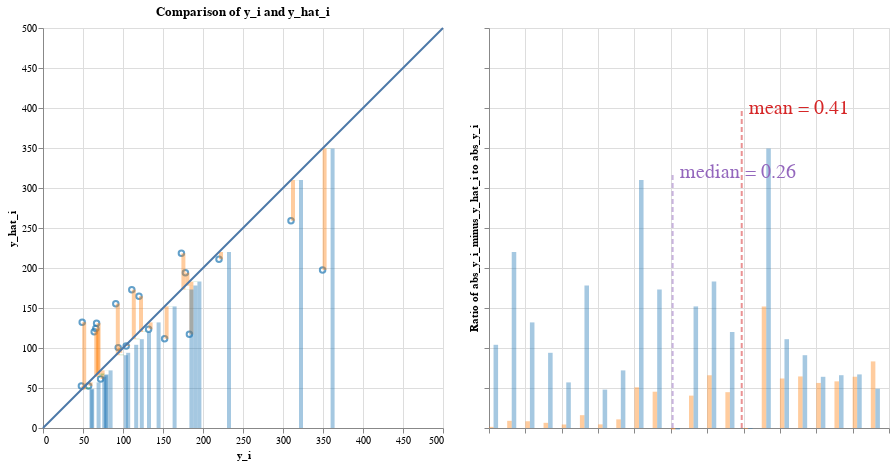

Source (notebook cell):
### Code cell
# mean absolute percentage error

########### BEGIN COMPUTATION GRAPH ##########
## Everything below can be extracted from the abstract syntax tree

EPSILON=1e-1
abs_y_i = np.maximum(y_i, np.full_like(y_i, EPSILON))
ape = abs_y_i_minus_y_hat_i / abs_y_i
mape = np.mean(ape)
data_dict['abs_y_i'] = abs_y_i
data_dict['ape'] = ape
data_dict['mape'] = mape
print("mape is ", mape)

mean = ComputationNode('mean', None, 'mean', input_data=['ape'], output_data='mape')
ape_node = ComputationNode('ape', mean, 'vector_ratio', input_data=['abs_y_i_node', 'abs_y_i_minus_y_hat_i'], output_data='ape')

abs_y_i_minus_y_hat_i_node = ComputationNode('abs_y_i_minus_y_hat_i', ape_node, 'vector_abs', input_data=['y_i_minus_y_hat_i'], output_data='abs_y_i_minus_y_hat_i')
vector_difference_residuals = ComputationNode('vector_difference_residuals', abs_y_i_minus_y_hat_i_node, 'vector_diff', input_data=['y_i', 'y_hat_i'], output_data='y_i_minus_y_hat_i')
y_i_res_node = ComputationNode('literal_yi_res', vector_difference_residuals, 'vector', output_data='y_i')
y_hat_node = ComputationNode('literal_yhat', vector_difference_residuals, 'vector', output_data='y_hat_i')

abs_y_i_node = ComputationNode('abs_y_i', ape_node, 'vector_abs', input_data=['y_i'], output_data='abs_y_i')
y_i_den_node = ComputationNode('literal_yi_den', abs_y_i_node, 'vector', output_data='y_i')

parser = ComputationTreeParser(mean)
parser.visualizeDFG()
vis_containers = parser.visualization_containers
########### END COMPUTATION GRAPH ##########

r = AltairRenderer(vis_containers, data_dict, input_vars=input_vars)
charts = r.convert_to_charts()

charts.display()

### Figure 1 — Vega-Lite specification as saved in the notebook (floating-point values rounded to 4 significant figures)
{"config": {"view": {"continuousWidth": 300, "continuousHeight": 300}}, "hconcat": [{"layer": [{"data": {"name": "data-cfbf2f8d8ce131fe7583ebfa78a6fa7a"}, "mark": {"type": "point"}, "encoding": {"color": {"condition": {"param": "param_5", "empty": false, "value": "yellow"}, "field": "color", "legend": null, "scale": {"scheme": "category10"}, "type": "nominal"}, "tooltip": [{"field": "age", "type": "quantitative"}, {"field": "bmi", "type": "quantitative"}, {"field": "bp", "type": "quantitative"}, {"field": "glu", "type": "quantitative"}, {"field": "hdl", "type": "quantitative"}, {"field": "id", "type": "quantitative"}, {"field": "ldl", "type": "quantitative"}, {"field": "ltg", "type": "quantitative"}, {"field": "sex", "type": "quantitative"}, {"field": "tc", "type": "quantitative"}, {"field": "tch", "type": "quantitative"}, {"field": "y_hat_i", "type": "quantitative"}, {"field": "y_i", "type": "quantitative"}], "x": {"axis": {"title": "y_i"}, "field": "x", "scale": {"domain": [0, 500]}, "type": "quantitative"}, "y": {"axis": {"title": "y_hat_i"}, "field": "y", "scale": {"domain": [0, 500]}, "type": "quantitative"}}, "title": "Comparison of y_i and y_hat_i"}, {"data": {"name": "data-e91bd49ab8f43db4c9dd986649a8f3d6"}, "mark": {"type": "rect", "opacity": 0.4}, "encoding": {"color": {"condition": {"param": "param_5", "empty": false, "value": "yellow"}, "field": "color-ratio", "legend": null, "scale": {"scheme": "category10"}, "type": "nominal"}, "x": {"field": "x-ratio", "scale": {"domain": [0, 500]}, "type": "quantitative"}, "x2": {"field": "x2-ratio"}, "y": {"field": "y-ratio", "scale": {"domain": [0, 500]}, "type": "quantitative"}, "y2": {"field": "y2-ratio"}}, "name": "view_11", "title": "Comparison of y_i and y_hat_i"}, {"data": {"name": "data-e18c70fdf05de719b9350ab397f3d2c9"}, "mark": {"type": "line"}, "encoding": {"x": {"field": "x", "type": "quantitative"}, "y": {"field": "y", "type": "quantitative"}}}], "height": 400.0, "width": 400.0}, {"layer": [{"data": {"name": "data-c23b86c7392864686220541c31c27c06"}, "mark": {"type": "rect", "opacity": 0.4}, "encoding": {"color": {"condition": {"param": "param_5", "empty": false, "value": "yellow"}, "field": "color-ratio", "legend": null, "scale": {"scheme": "category10"}, "type": "nominal"}, "x": {"axis": {"labels": false, "title": ""}, "field": "x-ratio", "type": "quantitative"}, "x2": {"field": "x2-ratio"}, "y": {"axis": {"labels": false, "title": "Ratio of abs_y_i_minus_y_hat_i to abs_y_i"}, "field": "y-ratio", "scale": {"domain": [0, 500]}, "type": "quantitative"}, "y2": {"field": "y2-ratio"}}, "name": "view_12", "title": ""}, {"data": {"name": "data-19979701fa187d85091e386883aaf85b"}, "mark": {"type": "line", "opacity": 0.5, "strokeDash": [5, 3], "strokeWidth": 2}, "encoding": {"color": {"field": "color", "legend": null, "scale": {"scheme": "category10"}, "type": "nominal"}, "x": {"field": "x", "type": "quantitative"}, "y": {"field": "y", "type": "quantitative"}}}, {"data": {"name": "data-19979701fa187d85091e386883aaf85b"}, "mark": {"type": "text", "align": "left", "baseline": "middle", "dx": 7, "fontSize": 20}, "encoding": {"color": {"field": "color", "legend": null, "scale": {"scheme": "category10"}, "type": "nominal"}, "text": {"value": "mean = 0.41"}, "x": {"field": "x", "type": "quantitative"}, "y": {"field": "y", "type": "quantitative"}}, "transform": [{"filter": "(datum.y > 0)"}]}, {"data": {"name": "data-b38c351dfa418d37263b51cb432adac3"}, "mark": {"type": "line", "opacity": 0.5, "strokeDash": [5, 3], "strokeWidth": 2}, "encoding": {"color": {"field": "color", "legend": null, "scale": {"scheme": "category10"}, "type": "nominal"}, "x": {"field": "x", "type": "quantitative"}, "y": {"field": "y", "type": "quantitative"}}}, {"data": {"name": "data-b38c351dfa418d37263b51cb432adac3"}, "mark": {"type": "text", "align": "left", "baseline": "middle", "dx": 7, "fontSize": 20}, "encoding": {"color": {"field": "color", "legend": null, "scale": {"scheme": "category10"}, "type": "nominal"}, "text": {"value": "median = 0.26"}, "x": {"field": "x", "type": "quantitative"}, "y": {"field": "y", "type": "quantitative"}}, "transform": [{"filter": "(datum.y > 0)"}]}], "height": 400.0, "width": 400.0}], "params": [{"name": "param_5", "select": {"type": "point", "fields": ["id"], "on": "mouseover"}, "views": ["view_11", "view_12"]}], "$schema": "https://vega.github.io/schema/vega-lite/v5.16.3.json", "datasets": {"data-cfbf2f8d8ce131fe7583ebfa78a6fa7a": [{"linediff": 151.9, "color": "abs_y_i", "x": 349.5, "y": 197.6, "abs_y_i_minus_y_hat_i": 151.9, "ape": 0.4346, "color-ape": "ape", "abs_y_i": 349.5, "id": 0, "y_i": 349.5, "y_hat_i": 197.6, "age": -0.07817, "sex": 0.05068, "bmi": 0.07786, "bp": 0.05286, "tc": 0.07824, "ldl": 0.06445, "hdl": 0.02655, "tch": -0.002592, "ltg": 0.04067, "glu": -0.009362}, {"linediff": -64.44, "color": "abs_y_i", "x": 91.0, "y": 155.4, "abs_y_i_minus_y_hat_i": 64.44, "ape": 0.7081, "color-ape": "ape", "abs_y_i": 91.0, "id": 1, "y_i": 91.0, "y_hat_i": 155.4, "age": 0.009016, "sex": 0.05068, "bmi": -0.03962, "bp": 0.02876, "tc": 0.03833, "ldl": 0.07353, "hdl": -0.07285, "tch": 0.1081, "ltg": 0.01557, "glu": -0.04664}, {"linediff": -61.89, "color": "abs_y_i", "x": 111.0, "y": 172.9, "abs_y_i_minus_y_hat_i": 61.89, "ape": 0.5576, "color-ape": "ape", "abs_y_i": 111.0, "id": 2, "y_i": 111.0, "y_hat_i": 172.9, "age": 0.001751, "sex": 0.05068, "bmi": 0.01104, "bp": -0.01944, "tc": -0.0167, "ldl": -0.003819, "hdl": -0.04708, "tch": 0.03431, "ltg": 0.02406, "glu": 0.02377}, {"linediff": 40.47, "color": "abs_y_i", "x": 152.0, "y": 111.5, "abs_y_i_minus_y_hat_i": 40.47, "ape": 0.2662, "color-ape": "ape", "abs_y_i": 152.0, "id": 3, "y_i": 152.0, "y_hat_i": 111.5, "age": -0.07817, "sex": -0.04464, "bmi": -0.0407, "bp": -0.08141, "tc": -0.1006, "ldl": -0.1128, "hdl": 0.02287, "tch": -0.07639, "ltg": -0.02029, "glu": -0.05078}, {"linediff": -44.79, "color": "abs_y_i", "x": 120.0, "y": 164.8, "abs_y_i_minus_y_hat_i": 44.79, "ape": 0.3733, "color-ape": "ape", "abs_y_i": 120.0, "id": 4, "y_i": 120.0, "y_hat_i": 164.8, "age": 0.03081, "sex": 0.05068, "bmi": -0.03423, "bp": 0.04367, "tc": 0.0576, "ldl": 0.06883, "hdl": -0.03236, "tch": 0.05756, "ltg": 0.03546, "glu": 0.08591}, {"linediff": -64.07, "color": "abs_y_i", "x": 67.0, "y": 131.1, "abs_y_i_minus_y_hat_i": 64.07, "ape": 0.9562, "color-ape": "ape", "abs_y_i": 67.0, "id": 5, "y_i": 67.0, "y_hat_i": 131.1, "age": -0.03457, "sex": 0.05068, "bmi": 0.00565, "bp": -0.00567, "tc": -0.07312, "ldl": -0.06269, "hdl": -0.006584, "tch": -0.03949, "ltg": -0.04542, "glu": 0.03206}, {"linediff": 50.88, "color": "abs_y_i", "x": 310.0, "y": 259.1, "abs_y_i_minus_y_hat_i": 50.88, "ape": 0.1641, "color-ape": "ape", "abs_y_i": 310.0, "id": 6, "y_i": 310.0, "y_hat_i": 259.1, "age": 0.04897, "sex": 0.05068, "bmi": 0.08864, "bp": 0.08729, "tc": 0.03558, "ldl": 0.02155, "hdl": -0.02499, "tch": 0.03431, "ltg": 0.06605, "glu": 0.1315}, {"linediff": -6.479, "color": "abs_y_i", "x": 94.0, "y": 100.5, "abs_y_i_minus_y_hat_i": 6.479, "ape": 0.06892, "color-ape": "ape", "abs_y_i": 94.0, "id": 7, "y_i": 94.0, "y_hat_i": 100.5, "age": -0.04184, "sex": -0.04464, "bmi": -0.03315, "bp": -0.02288, "tc": 0.04659, "ldl": 0.04159, "hdl": 0.056, "tch": -0.02473, "ltg": -0.02595, "glu": -0.03836}, {"linediff": 65.94, "color": "abs_y_i", "x": 183.0, "y": 117.1, "abs_y_i_minus_y_hat_i": 65.94, "ape": 0.3603, "color-ape": "ape", "abs_y_i": 183.0, "id": 8, "y_i": 183.0, "y_hat_i": 117.1, "age": -0.009147, "sex": -0.04464, "bmi": -0.05686, "bp": -0.05043, "tc": 0.02182, "ldl": 0.04535, "hdl": -0.02867, "tch": 0.03431, "ltg": -0.009919, "glu": -0.01765}, {"linediff": -58.3, "color": "abs_y_i", "x": 66.0, "y": 124.3, "abs_y_i_minus_y_hat_i": 58.3, "ape": 0.8834, "color-ape": "ape", "abs_y_i": 66.0, "id": 9, "y_i": 66.0, "y_hat_i": 124.3, "age": 0.07077, "sex": 0.05068, "bmi": -0.031, "bp": 0.02187, "tc": -0.03734, "ldl": -0.04703, "hdl": 0.03391, "tch": -0.03949, "ltg": -0.01496, "glu": -0.001078}, {"linediff": -45.37, "color": "abs_y_i", "x": 173.0, "y": 218.4, "abs_y_i_minus_y_hat_i": 45.37, "ape": 0.2622, "color-ape": "ape", "abs_y_i": 173.0, "id": 10, "y_i": 173.0, "y_hat_i": 218.4, "age": 0.009016, "sex": -0.04464, "bmi": 0.05523, "bp": -0.00567, "tc": 0.0576, "ldl": 0.04472, "hdl": -0.002903, "tch": 0.02324, "ltg": 0.05569, "glu": 0.1066}, {"linediff": 10.8, "color": "abs_y_i", "x": 72.0, "y": 61.2, "abs_y_i_minus_y_hat_i": 10.8, "ape": 0.1501, "color-ape": "ape", "abs_y_i": 72.0, "id": 11, "y_i": 72.0, "y_hat_i": 61.2, "age": -0.02731, "sex": -0.04464, "bmi": -0.0601, "bp": -0.02977, "tc": 0.04659, "ldl": 0.01998, "hdl": 0.1223, "tch": -0.03949, "ltg": -0.0514, "glu": -0.009362}, {"linediff": -83.25, "color": "abs_y_i", "x": 49.0, "y": 132.2, "abs_y_i_minus_y_hat_i": 83.25, "ape": 1.699, "color-ape": "ape", "abs_y_i": 49.0, "id": 12, "y_i": 49.0, "y_hat_i": 132.2, "age": 0.01628, "sex": -0.04464, "bmi": 0.001339, "bp": 0.008101, "tc": 0.005311, "ldl": 0.0109, "hdl": 0.03023, "tch": -0.03949, "ltg": -0.04542, "glu": 0.03206}, {"linediff": -56.33, "color": "abs_y_i", "x": 64.0, "y": 120.3, "abs_y_i_minus_y_hat_i": 56.33, "ape": 0.8802, "color-ape": "ape", "abs_y_i": 64.0, "id": 13, "y_i": 64.0, "y_hat_i": 120.3, "age": -0.01278, "sex": -0.04464, "bmi": -0.02345, "bp": -0.0401, "tc": -0.0167, "ldl": 0.004636, "hdl": -0.01763, "tch": -0.002592, "ltg": -0.03846, "glu": -0.03836}, {"linediff": -4.545, "color": "abs_y_i", "x": 48.0, "y": 52.55, "abs_y_i_minus_y_hat_i": 4.545, "ape": 0.09469, "color-ape": "ape", "abs_y_i": 48.0, "id": 14, "y_i": 48.0, "y_hat_i": 52.55, "age": -0.05637, "sex": -0.04464, "bmi": -0.07411, "bp": -0.05043, "tc": -0.02496, "ldl": -0.04703, "hdl": 0.09282, "tch": -0.07639, "ltg": -0.06118, "glu": -0.04664}, {"linediff": -16.04, "color": "abs_y_i", "x": 178.0, "y": 194.0, "abs_y_i_minus_y_hat_i": 16.04, "ape": 0.0901, "color-ape": "ape", "abs_y_i": 178.0, "id": 15, "y_i": 178.0, "y_hat_i": 194.0, "age": 0.04171, "sex": 0.05068, "bmi": 0.01966, "bp": 0.05974, "tc": -0.005697, "ldl": -0.002566, "hdl": -0.02867, "tch": -0.002592, "ltg": 0.03119, "glu": 0.007207}, {"linediff": 1.424, "color": "abs_y_i", "x": 104.0, "y": 102.6, "abs_y_i_minus_y_hat_i": 1.424, "ape": 0.0137, "color-ape": "ape", "abs_y_i": 104.0, "id": 16, "y_i": 104.0, "y_hat_i": 102.6, "age": -0.005515, "sex": 0.05068, "bmi": -0.01591, "bp": -0.06764, "tc": 0.04934, "ldl": 0.07917, "hdl": -0.02867, "tch": 0.03431, "ltg": -0.01811, "glu": 0.04449}, {"linediff": 8.432, "color": "abs_y_i", "x": 132.0, "y": 123.6, "abs_y_i_minus_y_hat_i": 8.432, "ape": 0.06388, "color-ape": "ape", "abs_y_i": 132.0, "id": 17, "y_i": 132.0, "y_hat_i": 123.6, "age": 0.04171, "sex": 0.05068, "bmi": -0.01591, "bp": 0.01729, "tc": -0.03734, "ldl": -0.01384, "hdl": -0.02499, "tch": -0.01108, "ltg": -0.04688, "glu": 0.01549}, {"linediff": 8.965, "color": "abs_y_i", "x": 220.0, "y": 211.0, "abs_y_i_minus_y_hat_i": 8.965, "ape": 0.04075, "color-ape": "ape", "abs_y_i": 220.0, "id": 18, "y_i": 220.0, "y_hat_i": 211.0, "age": -0.04547, "sex": -0.04464, "bmi": 0.03906, "bp": 0.001215, "tc": 0.01632, "ldl": 0.01528, "hdl": -0.02867, "tch": 0.02656, "ltg": 0.04453, "glu": -0.02593}, {"linediff": 4.398, "color": "abs_y_i", "x": 57.0, "y": 52.6, "abs_y_i_minus_y_hat_i": 4.398, "ape": 0.07715, "color-ape": "ape", "abs_y_i": 57.0, "id": 19, "y_i": 57.0, "y_hat_i": 52.6, "age": -0.04547, "sex": -0.04464, "bmi": -0.07303, "bp": -0.08141, "tc": 0.08374, "ldl": 0.02781, "hdl": 0.1738, "tch": -0.03949, "ltg": -0.004222, "glu": 0.003064}], "data-e91bd49ab8f43db4c9dd986649a8f3d6": [{"x-ratio": 349.5, "x2-ratio": 354.5, "y-ratio": 349.5, "y2-ratio": 197.6, "color-ratio": "abs_y_i_minus_y_hat_i", "id": 0}, {"x-ratio": 91.0, "x2-ratio": 96.0, "y-ratio": 91.0, "y2-ratio": 155.4, "color-ratio": "abs_y_i_minus_y_hat_i", "id": 1}, {"x-ratio": 111.0, "x2-ratio": 116.0, "y-ratio": 111.0, "y2-ratio": 172.9, "color-ratio": "abs_y_i_minus_y_hat_i", "id": 2}, {"x-ratio": 152.0, "x2-ratio": 157.0, "y-ratio": 152.0, "y2-ratio": 111.5, "color-ratio": "abs_y_i_minus_y_hat_i", "id": 3}, {"x-ratio": 120.0, "x2-ratio": 125.0, "y-ratio": 120.0, "y2-ratio": 164.8, "color-ratio": "abs_y_i_minus_y_hat_i", "id": 4}, {"x-ratio": 67.0, "x2-ratio": 72.0, "y-ratio": 67.0, "y2-ratio": 131.1, "color-ratio": "abs_y_i_minus_y_hat_i", "id": 5}, {"x-ratio": 310.0, "x2-ratio": 315.0, "y-ratio": 310.0, "y2-ratio": 259.1, "color-ratio": "abs_y_i_minus_y_hat_i", "id": 6}, {"x-ratio": 94.0, "x2-ratio": 99.0, "y-ratio": 94.0, "y2-ratio": 100.5, "color-ratio": "abs_y_i_minus_y_hat_i", "id": 7}, {"x-ratio": 183.0, "x2-ratio": 188.0, "y-ratio": 183.0, "y2-ratio": 117.1, "color-ratio": "abs_y_i_minus_y_hat_i", "id": 8}, {"x-ratio": 66.0, "x2-ratio": 71.0, "y-ratio": 66.0, "y2-ratio": 124.3, "color-ratio": "abs_y_i_minus_y_hat_i", "id": 9}, {"x-ratio": 173.0, "x2-ratio": 178.0, "y-ratio": 173.0, "y2-ratio": 218.4, "color-ratio": "abs_y_i_minus_y_hat_i", "id": 10}, {"x-ratio": 72.0, "x2-ratio": 77.0, "y-ratio": 72.0, "y2-ratio": 61.2, "color-ratio": "abs_y_i_minus_y_hat_i", "id": 11}, {"x-ratio": 49.0, "x2-ratio": 54.0, "y-ratio": 49.0, "y2-ratio": 132.2, "color-ratio": "abs_y_i_minus_y_hat_i", "id": 12}, {"x-ratio": 64.0, "x2-ratio": 69.0, "y-ratio": 64.0, "y2-ratio": 120.3, "color-ratio": "abs_y_i_minus_y_hat_i", "id": 13}, {"x-ratio": 48.0, "x2-ratio": 53.0, "y-ratio": 48.0, "y2-ratio": 52.55, "color-ratio": "abs_y_i_minus_y_hat_i", "id": 14}, {"x-ratio": 178.0, "x2-ratio": 183.0, "y-ratio": 178.0, "y2-ratio": 194.0, "color-ratio": "abs_y_i_minus_y_hat_i", "id": 15}, {"x-ratio": 104.0, "x2-ratio": 109.0, "y-ratio": 104.0, "y2-ratio": 102.6, "color-ratio": "abs_y_i_minus_y_hat_i", "id": 16}, {"x-ratio": 132.0, "x2-ratio": 137.0, "y-ratio": 132.0, "y2-ratio": 123.6, "color-ratio": "abs_y_i_minus_y_hat_i", "id": 17}, {"x-ratio": 220.0, "x2-ratio": 225.0, "y-ratio": 220.0, "y2-ratio": 211.0, "color-ratio": "abs_y_i_minus_y_hat_i", "id": 18}, {"x-ratio": 57.0, "x2-ratio": 62.0, "y-ratio": 57.0, "y2-ratio": 52.6, "color-ratio": "abs_y_i_minus_y_hat_i", "id": 19}, {"x-ratio": 354.5, "x2-ratio": 359.5, "y-ratio": 349.5, "y2-ratio": 349.1, "color-ratio": "ape", "id": 0}, {"x-ratio": 96.0, "x2-ratio": 101.0, "y-ratio": 91.0, "y2-ratio": 91.71, "color-ratio": "ape", "id": 1}, {"x-ratio": 116.0, "x2-ratio": 121.0, "y-ratio": 111.0, "y2-ratio": 111.6, "color-ratio": "ape", "id": 2}, {"x-ratio": 157.0, "x2-ratio": 162.0, "y-ratio": 152.0, "y2-ratio": 151.7, "color-ratio": "ape", "id": 3}, {"x-ratio": 125.0, "x2-ratio": 130.0, "y-ratio": 120.0, "y2-ratio": 120.4, "color-ratio": "ape", "id": 4}, {"x-ratio": 72.0, "x2-ratio": 77.0, "y-ratio": 67.0, "y2-ratio": 67.96, "color-ratio": "ape", "id": 5}, {"x-ratio": 315.0, "x2-ratio": 320.0, "y-ratio": 310.0, "y2-ratio": 309.8, "color-ratio": "ape", "id": 6}, {"x-ratio": 99.0, "x2-ratio": 104.0, "y-ratio": 94.0, "y2-ratio": 94.07, "color-ratio": "ape", "id": 7}, {"x-ratio": 188.0, "x2-ratio": 193.0, "y-ratio": 183.0, "y2-ratio": 182.6, "color-ratio": "ape", "id": 8}, {"x-ratio": 71.0, "x2-ratio": 76.0, "y-ratio": 66.0, "y2-ratio": 66.88, "color-ratio": "ape", "id": 9}, {"x-ratio": 178.0, "x2-ratio": 183.0, "y-ratio": 173.0, "y2-ratio": 173.3, "color-ratio": "ape", "id": 10}, {"x-ratio": 77.0, "x2-ratio": 82.0, "y-ratio": 72.0, "y2-ratio": 71.85, "color-ratio": "ape", "id": 11}, {"x-ratio": 54.0, "x2-ratio": 59.0, "y-ratio": 49.0, "y2-ratio": 50.7, "color-ratio": "ape", "id": 12}, {"x-ratio": 69.0, "x2-ratio": 74.0, "y-ratio": 64.0, "y2-ratio": 64.88, "color-ratio": "ape", "id": 13}, {"x-ratio": 53.0, "x2-ratio": 58.0, "y-ratio": 48.0, "y2-ratio": 48.09, "color-ratio": "ape", "id": 14}, {"x-ratio": 183.0, "x2-ratio": 188.0, "y-ratio": 178.0, "y2-ratio": 178.1, "color-ratio": "ape", "id": 15}, {"x-ratio": 109.0, "x2-ratio": 114.0, "y-ratio": 104.0, "y2-ratio": 104.0, "color-ratio": "ape", "id": 16}, {"x-ratio": 137.0, "x2-ratio": 142.0, "y-ratio": 132.0, "y2-ratio": 131.9, "color-ratio": "ape", "id": 17}, {"x-ratio": 225.0, "x2-ratio": 230.0, "y-ratio": 220.0, "y2-ratio": 220.0, "color-ratio": "ape", "id": 18}, {"x-ratio": 62.0, "x2-ratio": 67.0, "y-ratio": 57.0, "y2-ratio": 56.92, "color-ratio": "ape", "id": 19}, {"x-ratio": 359.5, "x2-ratio": 364.5, "y-ratio": 349.5, "y2-ratio": 0.0, "color-ratio": "abs_y_i", "id": 0}, {"x-ratio": 101.0, "x2-ratio": 106.0, "y-ratio": 91.0, "y2-ratio": 0.0, "color-ratio": "abs_y_i", "id": 1}, {"x-ratio": 121.0, "x2-ratio": 126.0, "y-ratio": 111.0, "y2-ratio": 0.0, "color-ratio": "abs_y_i", "id": 2}, {"x-ratio": 162.0, "x2-ratio": 167.0, "y-ratio": 152.0, "y2-ratio": 0.0, "color-ratio": "abs_y_i", "id": 3}, {"x-ratio": 130.0, "x2-ratio": 135.0, "y-ratio": 120.0, "y2-ratio": 0.0, "color-ratio": "abs_y_i", "id": 4}, {"x-ratio": 77.0, "x2-ratio": 82.0, "y-ratio": 67.0, "y2-ratio": 0.0, "color-ratio": "abs_y_i", "id": 5}, {"x-ratio": 320.0, "x2-ratio": 325.0, "y-ratio": 310.0, "y2-ratio": 0.0, "color-ratio": "abs_y_i", "id": 6}, {"x-ratio": 104.0, "x2-ratio": 109.0, "y-ratio": 94.0, "y2-ratio": 0.0, "color-ratio": "abs_y_i", "id": 7}, {"x-ratio": 193.0, "x2-ratio": 198.0, "y-ratio": 183.0, "y2-ratio": 0.0, "color-ratio": "abs_y_i", "id": 8}, {"x-ratio": 76.0, "x2-ratio": 81.0, "y-ratio": 66.0, "y2-ratio": 0.0, "color-ratio": "abs_y_i", "id": 9}, {"x-ratio": 183.0, "x2-ratio": 188.0, "y-ratio": 173.0, "y2-ratio": 0.0, "color-ratio": "abs_y_i", "id": 10}, {"x-ratio": 82.0, "x2-ratio": 87.0, "y-ratio": 72.0, "y2-ratio": 0.0, "color-ratio": "abs_y_i", "id": 11}, {"x-ratio": 59.0, "x2-ratio": 64.0, "y-ratio": 49.0, "y2-ratio": 0.0, "color-ratio": "abs_y_i", "id": 12}, {"x-ratio": 74.0, "x2-ratio": 79.0, "y-ratio": 64.0, "y2-ratio": 0.0, "color-ratio": "abs_y_i", "id": 13}, {"x-ratio": 58.0, "x2-ratio": 63.0, "y-ratio": 48.0, "y2-ratio": 0.0, "color-ratio": "abs_y_i", "id": 14}, {"x-ratio": 188.0, "x2-ratio": 193.0, "y-ratio": 178.0, "y2-ratio": 0.0, "color-ratio": "abs_y_i", "id": 15}, {"x-ratio": 114.0, "x2-ratio": 119.0, "y-ratio": 104.0, "y2-ratio": 0.0, "color-ratio": "abs_y_i", "id": 16}, {"x-ratio": 142.0, "x2-ratio": 147.0, "y-ratio": 132.0, "y2-ratio": 0.0, "color-ratio": "abs_y_i", "id": 17}, {"x-ratio": 230.0, "x2-ratio": 235.0, "y-ratio": 220.0, "y2-ratio": 0.0, "color-ratio": "abs_y_i", "id": 18}, {"x-ratio": 67.0, "x2-ratio": 72.0, "y-ratio": 57.0, "y2-ratio": 0.0, "color-ratio": "abs_y_i", "id": 19}], "data-e18c70fdf05de719b9350ab397f3d2c9": [{"x": 0, "y": 0}, {"x": 500, "y": 500}], "data-c23b86c7392864686220541c31c27c06": [{"x-ratio": 0.0, "y-ratio": 0, "x2-ratio": 0.25, "y2-ratio": 1.424, "color-ratio": "abs_y_i_minus_y_hat_i", "id": 16}, {"x-ratio": 1.0, "y-ratio": 0, "x2-ratio": 1.25, "y2-ratio": 8.965, "color-ratio": "abs_y_i_minus_y_hat_i", "id": 18}, {"x-ratio": 2.0, "y-ratio": 0, "x2-ratio": 2.25, "y2-ratio": 8.432, "color-ratio": "abs_y_i_minus_y_hat_i", "id": 17}, {"x-ratio": 3.0, "y-ratio": 0, "x2-ratio": 3.25, "y2-ratio": 6.479, "color-ratio": "abs_y_i_minus_y_hat_i", "id": 7}, {"x-ratio": 4.0, "y-ratio": 0, "x2-ratio": 4.25, "y2-ratio": 4.398, "color-ratio": "abs_y_i_minus_y_hat_i", "id": 19}, {"x-ratio": 5.0, "y-ratio": 0, "x2-ratio": 5.25, "y2-ratio": 16.04, "color-ratio": "abs_y_i_minus_y_hat_i", "id": 15}, {"x-ratio": 6.0, "y-ratio": 0, "x2-ratio": 6.25, "y2-ratio": 4.545, "color-ratio": "abs_y_i_minus_y_hat_i", "id": 14}, {"x-ratio": 7.0, "y-ratio": 0, "x2-ratio": 7.25, "y2-ratio": 10.8, "color-ratio": "abs_y_i_minus_y_hat_i", "id": 11}, {"x-ratio": 8.0, "y-ratio": 0, "x2-ratio": 8.25, "y2-ratio": 50.88, "color-ratio": "abs_y_i_minus_y_hat_i", "id": 6}, {"x-ratio": 9.0, "y-ratio": 0, "x2-ratio": 9.25, "y2-ratio": 45.37, "color-ratio": "abs_y_i_minus_y_hat_i", "id": 10}, {"x-ratio": 10.0, "y-ratio": 0, "x2-ratio": 10.25, "y2-ratio": -2.0, "color-ratio": "abs_y_i_minus_y_hat_i", "id": 21}, {"x-ratio": 11.0, "y-ratio": 0, "x2-ratio": 11.25, "y2-ratio": 40.47, "color-ratio": "abs_y_i_minus_y_hat_i", "id": 3}, {"x-ratio": 12.0, "y-ratio": 0, "x2-ratio": 12.25, "y2-ratio": 65.94, "color-ratio": "abs_y_i_minus_y_hat_i", "id": 8}, {"x-ratio": 13.0, "y-ratio": 0, "x2-ratio": 13.25, "y2-ratio": 44.79, "color-ratio": "abs_y_i_minus_y_hat_i", "id": 4}, {"x-ratio": 14.0, "y-ratio": 0, "x2-ratio": 14.25, "y2-ratio": -1.0, "color-ratio": "abs_y_i_minus_y_hat_i", "id": 20}, {"x-ratio": 15.0, "y-ratio": 0, "x2-ratio": 15.25, "y2-ratio": 151.9, "color-ratio": "abs_y_i_minus_y_hat_i", "id": 0}, {"x-ratio": 16.0, "y-ratio": 0, "x2-ratio": 16.25, "y2-ratio": 61.89, "color-ratio": "abs_y_i_minus_y_hat_i", "id": 2}, {"x-ratio": 17.0, "y-ratio": 0, "x2-ratio": 17.25, "y2-ratio": 64.44, "color-ratio": "abs_y_i_minus_y_hat_i", "id": 1}, {"x-ratio": 18.0, "y-ratio": 0, "x2-ratio": 18.25, "y2-ratio": 56.33, "color-ratio": "abs_y_i_minus_y_hat_i", "id": 13}, {"x-ratio": 19.0, "y-ratio": 0, "x2-ratio": 19.25, "y2-ratio": 58.3, "color-ratio": "abs_y_i_minus_y_hat_i", "id": 9}, {"x-ratio": 20.0, "y-ratio": 0, "x2-ratio": 20.25, "y2-ratio": 64.07, "color-ratio": "abs_y_i_minus_y_hat_i", "id": 5}, {"x-ratio": 21.0, "y-ratio": 0, "x2-ratio": 21.25, "y2-ratio": 83.25, "color-ratio": "abs_y_i_minus_y_hat_i", "id": 12}, {"x-ratio": 0.25, "y-ratio": 0, "x2-ratio": 0.5, "y2-ratio": 104.0, "color-ratio": "abs_y_i", "id": 16}, {"x-ratio": 1.25, "y-ratio": 0, "x2-ratio": 1.5, "y2-ratio": 220.0, "color-ratio": "abs_y_i", "id": 18}, {"x-ratio": 2.25, "y-ratio": 0, "x2-ratio": 2.5, "y2-ratio": 132.0, "color-ratio": "abs_y_i", "id": 17}, {"x-ratio": 3.25, "y-ratio": 0, "x2-ratio": 3.5, "y2-ratio": 94.0, "color-ratio": "abs_y_i", "id": 7}, {"x-ratio": 4.25, "y-ratio": 0, "x2-ratio": 4.5, "y2-ratio": 57.0, "color-ratio": "abs_y_i", "id": 19}, {"x-ratio": 5.25, "y-ratio": 0, "x2-ratio": 5.5, "y2-ratio": 178.0, "color-ratio": "abs_y_i", "id": 15}, {"x-ratio": 6.25, "y-ratio": 0, "x2-ratio": 6.5, "y2-ratio": 48.0, "color-ratio": "abs_y_i", "id": 14}, {"x-ratio": 7.25, "y-ratio": 0, "x2-ratio": 7.5, "y2-ratio": 72.0, "color-ratio": "abs_y_i", "id": 11}, {"x-ratio": 8.25, "y-ratio": 0, "x2-ratio": 8.5, "y2-ratio": 310.0, "color-ratio": "abs_y_i", "id": 6}, {"x-ratio": 9.25, "y-ratio": 0, "x2-ratio": 9.5, "y2-ratio": 173.0, "color-ratio": "abs_y_i", "id": 10}, {"x-ratio": 10.25, "y-ratio": 0, "x2-ratio": 10.5, "y2-ratio": -2.0, "color-ratio": "abs_y_i", "id": 21}, {"x-ratio": 11.25, "y-ratio": 0, "x2-ratio": 11.5, "y2-ratio": 152.0, "color-ratio": "abs_y_i", "id": 3}, {"x-ratio": 12.25, "y-ratio": 0, "x2-ratio": 12.5, "y2-ratio": 183.0, "color-ratio": "abs_y_i", "id": 8}, {"x-ratio": 13.25, "y-ratio": 0, "x2-ratio": 13.5, "y2-ratio": 120.0, "color-ratio": "abs_y_i", "id": 4}, {"x-ratio": 14.25, "y-ratio": 0, "x2-ratio": 14.5, "y2-ratio": -1.0, "color-ratio": "abs_y_i", "id": 20}, {"x-ratio": 15.25, "y-ratio": 0, "x2-ratio": 15.5, "y2-ratio": 349.5, "color-ratio": "abs_y_i", "id": 0}, {"x-ratio": 16.25, "y-ratio": 0, "x2-ratio": 16.5, "y2-ratio": 111.0, "color-ratio": "abs_y_i", "id": 2}, {"x-ratio": 17.25, "y-ratio": 0, "x2-ratio": 17.5, "y2-ratio": 91.0, "color-ratio": "abs_y_i", "id": 1}, {"x-ratio": 18.25, "y-ratio": 0, "x2-ratio": 18.5, "y2-ratio": 64.0, "color-ratio": "abs_y_i", "id": 13}, {"x-ratio": 19.25, "y-ratio": 0, "x2-ratio": 19.5, "y2-ratio": 66.0, "color-ratio": "abs_y_i", "id": 9}, {"x-ratio": 20.25, "y-ratio": 0, "x2-ratio": 20.5, "y2-ratio": 67.0, "color-ratio": "abs_y_i", "id": 5}, {"x-ratio": 21.25, "y-ratio": 0, "x2-ratio": 21.5, "y2-ratio": 49.0, "color-ratio": "abs_y_i", "id": 12}], "data-19979701fa187d85091e386883aaf85b": [{"x": 13.9, "y": 0.0, "color": "mean"}, {"x": 13.9, "y": 400.0, "color": "mean"}], "data-b38c351dfa418d37263b51cb432adac3": [{"x": 10.1, "y": 0.0, "color": "median"}, {"x": 10.1, "y": 320.0, "color": "median"}]}}
